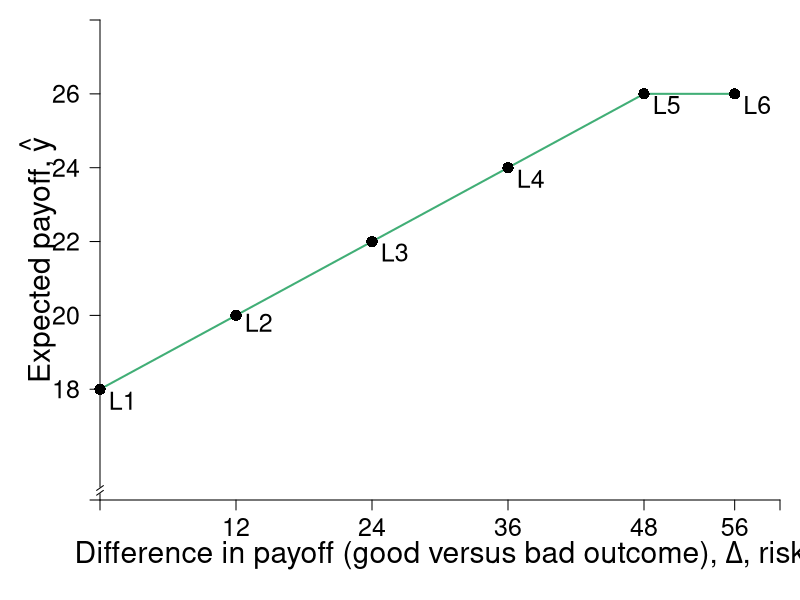

R code for this plot:
require(shape)
require(plotrix)

pdf(file = "risk/risk_experiments_feasible.pdf", width = 9, height = 7)

# Set parameters for graphics
axislabelsize <- 1.8
labelsize <- 1.5
namesize <- 1.8
annotatesize <- 1.5
graphlinewidth <- 2
segmentlinewidth <- 1.5

COL <- c("#7fc97f", "#beaed4", "#fdc086", "#ffff99", "#386cb0", "#f0027f", "#bf5b17", "#666666")
COLA <- c("#e0f3db", "#99d8c9","#66c2a4","#41ae76", "#238b45", "#005824")
COLB <- c("#c6dbef", "#4eb3d3", "#2b8cbe", "#0868ac","#084081")
COLC <- c("#fcfbfd", "#efedf5", "#dadaeb", "#bcbddc", "#9e9ac8", "#807dba", "#6a51a3", "#54278f", "#3f007d")
grays <- gray.colors(25, start = 1, end = 0, alpha = 1)

a <- c(2, 4, 6)
par(mar =  c(5, 5, 1, 1))
xlims <- c(0, 60)
ylims <- c(15, 28)

riskreturn <- function(g, int1 = 14, int2 = 4, coeff = 1/3){
  int1 - (int2 - (coeff)*g)^2
}

indiffA <- function(g, intercept = 3, slope = 0.125){
  intercept  + slope*g^2
}


#Plot command 
plot(0, 0, 
     xlim = xlims, 
     ylim = ylims, 
     type = "n",
     xlab = expression(paste("")),
     ylab = expression(paste("")), 
     axes = FALSE,
     cex.lab = axislabelsize, 
     bty = "n", 
     xaxs = "i", 
     yaxs = "i"
)


ticksy <- c(ylims[1], 18, 20, 22, 24, 26, ylims[2])
ylabels <- c(NA, 18, 20, 22, 24, 26, NA)
ticksx <- c(0, 12, 24, 36, 48, 56,  xlims[2])
xlabels <- c(NA, 12, 24, 36, 48, 56, NA)

axis(1, at = ticksx, pos = ylims[1], labels = xlabels, cex.axis = labelsize)
axis(2, at = ticksy, pos = xlims[1], labels = ylabels, las = 1, cex.axis = labelsize)


text(0.5*xlims[2], 13.5, expression(paste("Difference in payoff (good versus bad outcome), ", Delta, ", risk")), xpd = TRUE, cex = axislabelsize)
text(xlims[1] - 5.5, ylims[2] - 0.5*(ylims[2] - ylims[1]), expression(paste("Expected payoff, ", hat(y) )), xpd = TRUE, cex = axislabelsize, srt = 90) 

axis.break(axis = 2, bgcol="white", breakcol="black",
           style="slash", brw=0.01)



npts <- 500 
xx1 <- seq(xlims[1], xlims[2], length.out = npts)
#lines(xx1, riskreturn(xx1), col = COLA[4], lwd = graphlinewidth, lty = 1)
#lines(xx1, indiffA(xx1, intercept = 21, slope = 0.00235), col = COLB[4], lwd = graphlinewidth, lty = 1)
#Low
#lines(xx1, indiffA(xx1, intercept = 19, slope = 0.00235), col = COLB[4], lwd = graphlinewidth, lty = 1)
#high
#lines(xx1, indiffA(xx1, intercept = 23, slope = 0.00235), col = COLB[4], lwd = graphlinewidth, lty = 1)


#lines(xx1, indiffA(xx1, intercept = 21, slope = 0.00235), col = COLB[4], lwd = graphlinewidth, lty = 1)
# lines(xx1, indiffA(xx1, intercept = 5.6), col = COLB[4], lwd = graphlinewidth, lty = 1)
# lines(xx1, indiffA(xx1, intercept = 9), col = COLB[4], lwd = graphlinewidth, lty = 1)

#Setting up the segments for the choices 
segments(0, 18, 12, 20, lty = 1, col = COLA[4], lwd = graphlinewidth)
segments(12, 20, 24, 22, lty = 1, col = COLA[4], lwd = graphlinewidth)
segments(24, 22, 36, 24, lty = 1, col = COLA[4], lwd = graphlinewidth)
segments(36, 24, 48, 26, lty = 1, col = COLA[4], lwd = graphlinewidth)
segments(48, 26, 56, 26, lty = 1, col = COLA[4], lwd = graphlinewidth)


#For choice: 
# segments(0, 24, 36, 24, lty = 2, col = "grey", lwd = segmentlinewidth)
# segments(36, 0, 36, 24, lty = 2, col = "grey", lwd = segmentlinewidth)

points(0, 18, pch = 16, col = "black", cex = 1.5, xpd = TRUE)
text(0 + 2, 18 - 0.3, expression("L1"), cex = labelsize)
points(12, 20, pch = 16, col = "black", cex = 1.5, xpd = TRUE)
text(12 + 2, 20 - 0.2, expression("L2"), cex = labelsize)
points(24, 22, pch = 16, col = "black", cex = 1.5, xpd = TRUE)
text(24 + 2, 22 - 0.3, expression("L3"), cex = labelsize)
points(36, 24, pch = 16, col = "black", cex = 1.5, xpd = TRUE)
text(36 + 2, 24 - 0.3, expression("L4"), cex = labelsize)
points(48, 26, pch = 16, col = "black", cex = 1.5, xpd = TRUE)
text(48 + 2, 26 - 0.3, expression("L5"), cex = labelsize)
points(56, 26, pch = 16, col = "black", cex = 1.5, xpd = TRUE)
text(56 + 2, 26 - 0.3, expression("L6"), cex = labelsize)

#Add points a, b, c and c
segments(5.6, 0, 5.6, riskreturn(g = 5.6), lty = 2, col = grays[20], lwd = segmentlinewidth)
segments(0, riskreturn(g = 5.6), 5.6, riskreturn(g = 5.6), lty = 2, col = grays[20], lwd = segmentlinewidth)
points(5.6, riskreturn(g = 5.6), pch = 16, col = "black", cex = 1.5)
text(5.6 + 0.25, riskreturn(g = 5.6) - 0.3, expression(i), cex = labelsize)


segments(12, 0, 12, riskreturn(g = 12) , lty = 2, col = grays[20], lwd = segmentlinewidth)
segments(0, riskreturn(g = 12) , 12, riskreturn(g = 12) , lty = 2, col = grays[20], lwd = segmentlinewidth)
points(12, riskreturn(g = 12) , pch = 16, col = "black", cex = 1.5)
text(12 + 0.25, riskreturn(g = 12) - 0.3, expression(d), cex = labelsize)


points(1.8, riskreturn(g = 1.8) , pch = 16, col = "black", cex = 1.5)
text(1.8 + 0.25, riskreturn(g = 1.8) - 0.3, expression(a), cex = labelsize)


points(9.5, riskreturn(g = 9.5) , pch = 16, col = "black", cex = 1.5)
text(9.5 + 0.25, riskreturn(g = 9.5) - 0.3, expression(b), cex = labelsize)


#Label risk return schedule
#text(14, 12.7, expression(paste(omega == g(Delta))), cex = labelsize)

#Label value functions
# text(39, 27, expression(u[3]), cex = labelsize)
# text(48.5, 27, expression(u[2]), cex = labelsize)
# text(56.5, 27, expression(u[1]), cex = labelsize)


dev.off()
